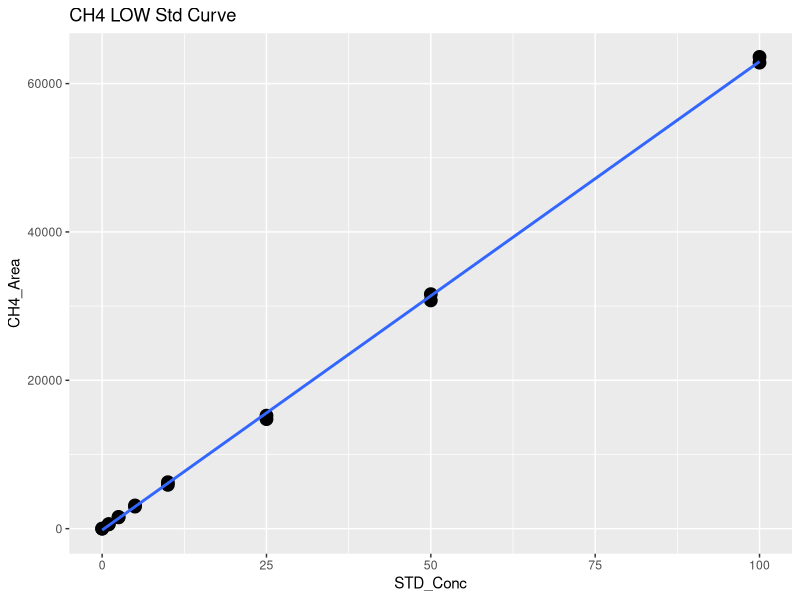
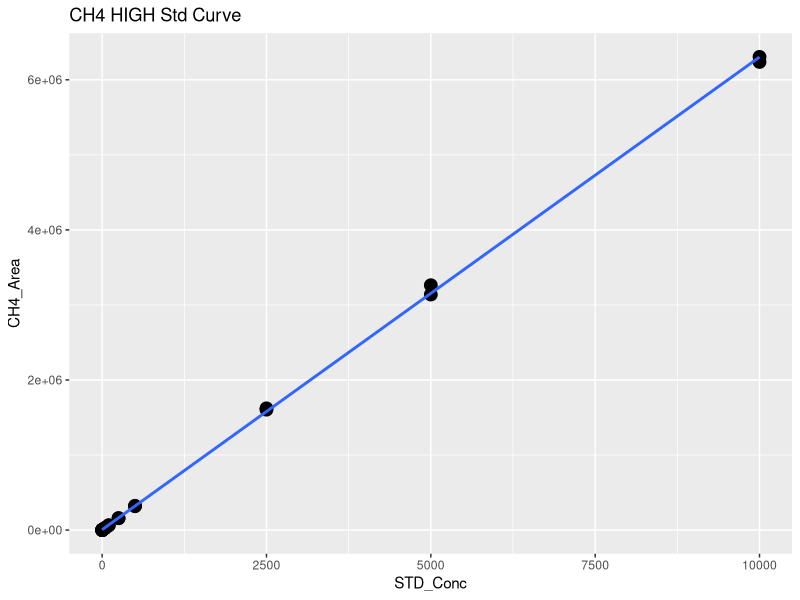
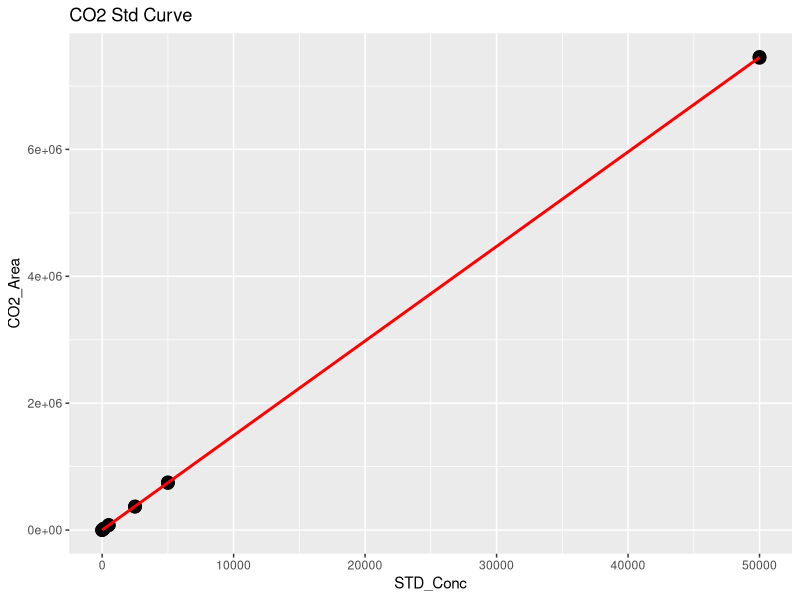
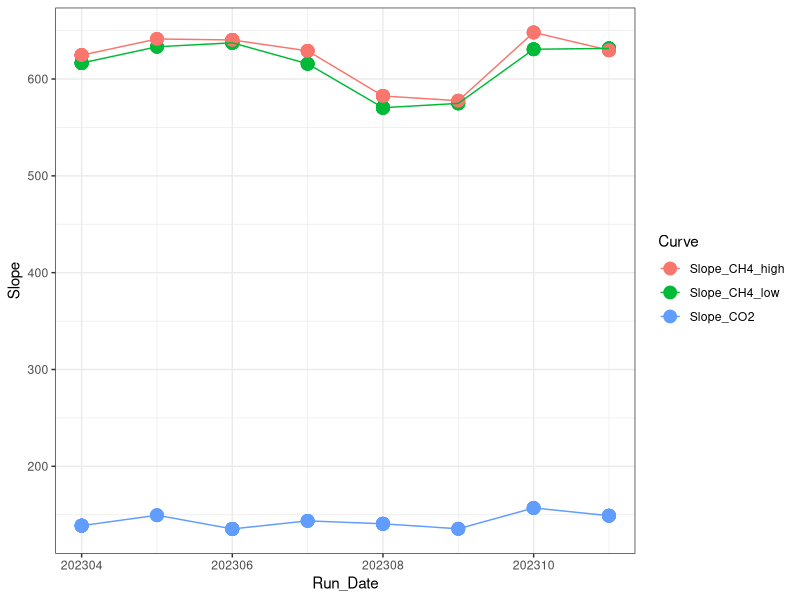

These charts were generated, in order, by the following R code: (Note: this script raises an error after producing the figures.)
## ---- chunk 1
library(dplyr)
library(ggplot2)
library(ggpubr)
library(stringr)
## ---- chunk 2

#Read in Nov Data 
raw <- read.csv("2023 Raw Data/TEMPEST_SGAS_Nov_2023_entered.csv")
head(raw)

#pull out methane standards
stds_ch4 <-  raw %>%  
  filter(str_detect(Sample_Type, "STD_CH4"))
#head(stds_ch4)

#split into high curve and low curve for CH4
stds_ch4_low <- stds_ch4  %>%  
  filter(!STD_Conc > 100)

#Low curve for CH4
CH4_Low <- ggplot(stds_ch4_low, aes(STD_Conc, CH4_Area)) + geom_point(size=4) + 
  geom_smooth(method = "lm", se = FALSE) + labs(title="CH4 LOW Std Curve")
CH4_Low

CH4_Low_lm <- lm(stds_ch4_low$CH4_Area ~ stds_ch4_low$STD_Conc)
summary(CH4_Low_lm)
cf <- coef(CH4_Low_lm)

#create data frame with 1 rows and 0 columns
Slope_CH4_low <- data.frame(matrix(ncol = 0, nrow = 1))
Slope_CH4_low$Curve <- "Slope_CH4_low"
Slope_CH4_low$R2 <- summary(CH4_Low_lm)$adj.r.squared
Slope_CH4_low$Slope <- cf[2]
Slope_CH4_low$Intercept <- cf[1]
#head(Slope_CH4_low)

#High curve for CH4
CH4_High <- ggplot(stds_ch4, aes(STD_Conc, CH4_Area)) + geom_point(size=4) + 
  geom_smooth(method = "lm", se = FALSE) + labs(title="CH4 HIGH Std Curve")
CH4_High

stds_ch4_lm <- lm(stds_ch4$CH4_Area ~ stds_ch4$STD_Conc)
summary(stds_ch4_lm)
cf <- coef(stds_ch4_lm)

#create data frame with 1 rows and 0 columns
Slope_CH4_high <- data.frame(matrix(ncol = 0, nrow = 1))
Slope_CH4_high$Curve <- "Slope_CH4_high"
Slope_CH4_high$R2 <- summary(stds_ch4_lm)$adj.r.squared
Slope_CH4_high$Slope <- cf[2]
Slope_CH4_high$Intercept <- cf[1]
#head(Slope_CH4_high)

#pull out co2 standards
stds_co2 <-  raw %>%  
  filter(str_detect(Sample_Type, "STD_CO2"))
#head(stds_co2)

#CO2 Curve
CO2_stds <- ggplot(stds_co2, aes(STD_Conc, CO2_Area)) + geom_point(size=4) + 
  geom_smooth(method = "lm", se = FALSE, color="red") + labs(title="CO2 Std Curve")
CO2_stds

stds_co2_lm <- lm(stds_co2$CO2_Area ~ stds_co2$STD_Conc)
summary(stds_co2_lm)
cf <- coef(stds_co2_lm)

#create data frame with 1 rows and 0 columns
Slope_CO2 <- data.frame(matrix(ncol = 0, nrow = 1))
Slope_CO2$Curve <- "Slope_CO2"
Slope_CO2$R2 <- summary(stds_co2_lm)$adj.r.squared
Slope_CO2$Slope <- cf[2]
Slope_CO2$Intercept <- cf[1]
#head(Slope_CO2)

#pull all the slopes together into one dataframe 
Slopes <- rbind(Slope_CH4_low, Slope_CH4_high, Slope_CO2)
#head(Slopes)

#needs changed each time #####
Slopes$Run_Date <- c(202311, 202311, 202311)

log <- read.csv("2023 Raw Data/COMPASS_TEMPEST_Varian_QAQC_2023.csv")
head(log)
log <- log[ ,-c(1)]
log <- rbind(log, Slopes)

Slopes_chk <- ggplot(log, aes(Run_Date, Slope, col=Curve)) + geom_point(size=4) + geom_line() + theme_bw()
Slopes_chk

write.csv(log, "2023 Raw Data/COMPASS_TEMPEST_Varian_QAQC_2023.csv")
## ---- chunk 3
#head(raw)

#pull out methane standards
Samples <-  raw %>%  
  filter(!str_detect(Sample_Type, "STD_CH4")) %>%  
  filter(!str_detect(Sample_Type, "STD_CO2")) %>%  
  filter(!str_detect(Sample_Type, "Blank")) %>%  
  filter(!str_detect(Sample_Type, "Chk_STD")) %>%  
   filter(!str_detect(Sample_Type, "CHKSTD")) %>%
  filter(!str_detect(Sample_Type, "NA"))
#head(Samples)

#Now flag any areas that are above the 100ppm area for CH4
Samples$CH4_Curve <- ifelse(Samples$CH4_Area >71000, "High", "Low")
#head(Samples)

#Calculate CH4 concentrations in ppm
Samples$CH4_Conc_ppm <- ifelse(Samples$CH4_Area >71000, (Samples$CH4_Area-Slope_CH4_high$Intercept)/Slope_CH4_high$Slope,                                       (Samples$CH4_Area-Slope_CH4_low$Intercept)/Slope_CH4_low$Slope )

#Calculate CO2 concentrations in ppm 
Samples$CO2_Conc_ppm <- ((Samples$CO2_Area-Slope_CO2$Intercept)/Slope_CO2$Slope) 

#head(Samples)

##########make flags for any dilutions needed 
#highest CH4 standard = 10000
#highest CO2 standard = 50000

Samples$CH4_Flag <- ifelse(Samples$CH4_Conc_ppm >10000, "Needs Dilution", "Within Range")
Samples$CO2_Flag <- ifelse(Samples$CO2_Conc_ppm >50000, "Needs Dilution", "Within Range")
#head(Samples)

## ---- chunk 4

chks <-  raw %>%  
  filter(!str_detect(Sample_Type, "STD_CH4")) %>%  
  filter(!str_detect(Sample_Type, "STD_CO2")) %>%  
  filter(!str_detect(Sample_Type, "Blank")) %>%  
  filter(!str_detect(Sample_Type, "Unknown")) %>%  
  filter(!str_detect(Sample_Type, "NA"))
#head(chks)

#Calculate CH4 concentrations in ppm
chks$CH4_Conc_ppm <- ifelse(chks$CH4_Area >71000, 
                      (chks$CH4_Area-Slope_CH4_high$Intercept)/Slope_CH4_high$Slope,                                       (chks$CH4_Area-Slope_CH4_low$Intercept)/Slope_CH4_low$Slope )

#Calculate CO2 concentrations in ppm 
chks$CO2_Conc_ppm <- ((chks$CO2_Area-Slope_CO2$Intercept)/Slope_CO2$Slope)



#change this if check standard concentrations are different 
level_ch4 <- 5      #ppm
level_co2 <- 1000   #ppm

#calculate percent difference of check standards 
chks$Ch4_diff <- ((chks$CH4_Conc_ppm - level_ch4)/((chks$CH4_Conc_ppm + level_ch4)/2)) * 100
chks$CH4_diff_flag <-  ifelse(chks$Ch4_diff <10, 'YES', 'NO, rerun')

chks$CO2_diff <- ((chks$CO2_Conc_ppm - level_co2)/((chks$CO2_Conc_ppm + level_co2)/2)) * 100
chks$CO2_diff_flag <-  ifelse(chks$CO2_diff <10, 'YES', 'NO, rerun')

#now plot the Ch4 concentrations and the CO2 concentrations vs. the expected concentration 
#then also make the color the percent difference between the expected and observed concentration 

ch4_chk <-  ggplot(data = chks, aes(x = Sample_ID, y = CH4_Conc_ppm, fill=CH4_diff_flag)) +
       geom_bar(stat = 'identity') + 
        scale_fill_manual(values=c( "darkgrey", "darkgreen"))+
        theme_classic() + labs(x= " ", y="Percent Difference  (%)", title="Check Stds: CH4") + 
        theme(legend.position="bottom") +  geom_hline(yintercept=level_ch4, linetype="dashed", 
                color = "black", size=1)


co2_chk <-  ggplot(data = chks, aes(x = Sample_ID, y = CO2_Conc_ppm, fill=CO2_diff_flag)) +
       geom_bar(stat = 'identity') + 
        scale_fill_manual(values=c("darkgreen", "darkgrey"))+
        theme_classic() + labs(x= " ", y="Percent Difference  (%)", title="Check Stds: CO2") + 
        theme(legend.position="bottom") +  geom_hline(yintercept=level_co2, linetype="dashed", 
                color = "black", size=1)

ggarrange(ch4_chk, co2_chk, nrow=1, ncol=2)


## ---- chunk 5

#multiply the concentration by the dilution factor
Samples$CH4_Conc_ppm_dilcorr <- (Samples$CH4_Conc_ppm * Samples$Dilution_Factor)

Samples$CO2_Conc_ppm_dilcorr <- (Samples$CO2_Conc_ppm * Samples$Dilution_Factor)

#check results
#head(Samples)

#quick first look at the samples 
ch4_samples <-  ggplot(data = Samples, aes(x = Sample_ID, y = CH4_Conc_ppm, fill=CH4_Flag)) +
       geom_bar(stat = 'identity') + 
        scale_fill_manual(values=c("darkgreen","red"))+
        theme_classic() + labs(x= " ", y="CH4 (ppm)", title="CH4: Green = Within Range") + 
        theme(legend.position="none") 


co2_samples <-  ggplot(data = Samples, aes(x = Sample_ID, y = CO2_Conc_ppm, fill=CO2_Flag)) +
       geom_bar(stat = 'identity') + 
        scale_fill_manual(values=c( "darkgreen","red"))+
        theme_classic() + labs(x= " ", y="CO2 (ppm)", title="CO2: Green = Within Range") + 
        theme(legend.position="none") 

ggarrange(ch4_samples, co2_samples, nrow=1, ncol=2)


## ---- chunk 6

# Convert ppm CH4 to total umol CH4 in the sample headspace
# use Ideal Gas Law:  
#   hdsp umol CH4 = ppm CH4*(PV/RT) 
#      P = 1 (pressure in atm)
#      R = 0.082 (gas constant)
#      V = 0.015 (gas syringe volume in L)
#      T = "TempC" column value in Kelvin (equilibration temperature)

#set the volume used for the sample
volume = 0.02
TempC <-  25 #I am assuming 25C not sure how we want to handle this

#Calculate CH4 concentrations in ppm
Samples$CH4_Conc_umol <- ifelse(Samples$G_W == "W",
                    ((Samples$CH4_Conc_ppm_dilcorr*((1*volume/1000)/(0.08206*(TempC+273.15))))/(volume/1000)),
                    ((((Samples$CH4_Conc_ppm_dilcorr/1000))/16.04)*1000000  ))
Samples$CO2_Conc_umol <- ifelse(Samples$G_W == "W",
                    ((Samples$CO2_Conc_ppm_dilcorr*((1*volume/1000)/(0.08206*(TempC+273.15))))/(volume/1000)),
                    ((((Samples$CO2_Conc_ppm_dilcorr/1000))/16.04)*1000000  ))


#quick first look at the samples 
ch4_samples1 <-  ggplot(data = Samples, aes(x = Sample_ID, y = CH4_Conc_umol, fill=G_W)) +
       geom_bar(stat = 'identity') + 
        scale_fill_manual(values=c("darkgrey","darkblue"))+
        theme_classic() + labs(x= " ", y="CH4 (uM)", title="CH4: Blue = PW Sample") + 
        theme(legend.position="none") 


co2_samples1 <-  ggplot(data = Samples, aes(x = Sample_ID, y = CO2_Conc_umol, fill=G_W)) +
       geom_bar(stat = 'identity') + 
        scale_fill_manual(values=c("darkgrey","darkblue"))+ 
        theme_classic() + labs(x= " ", y="CO2 (uM)", title="CO2: Blue = PW Sample") + 
        theme(legend.position="none") 

ggarrange(ch4_samples1, co2_samples1, nrow=1, ncol=2)

## ---- chunk 7
#check results
#head(Samples)

#pull out what we need 
Samples1 <- Samples[ ,c(1:3,6:16,20, 24:30)]
#head(Samples1)

write.csv(Samples1, "2023 Processed Data/COMPASS_TEMPEST_SGW_202311_Processed.csv")
